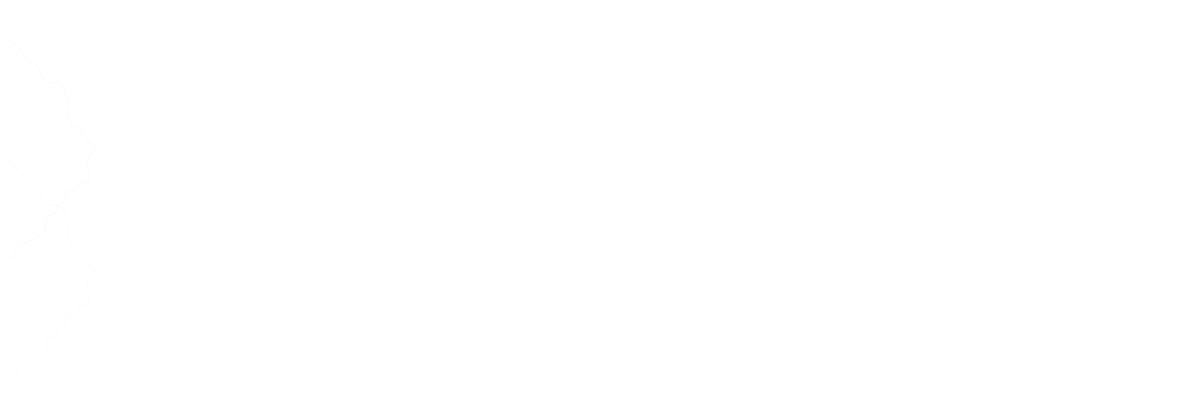
Frame 1 (no input)
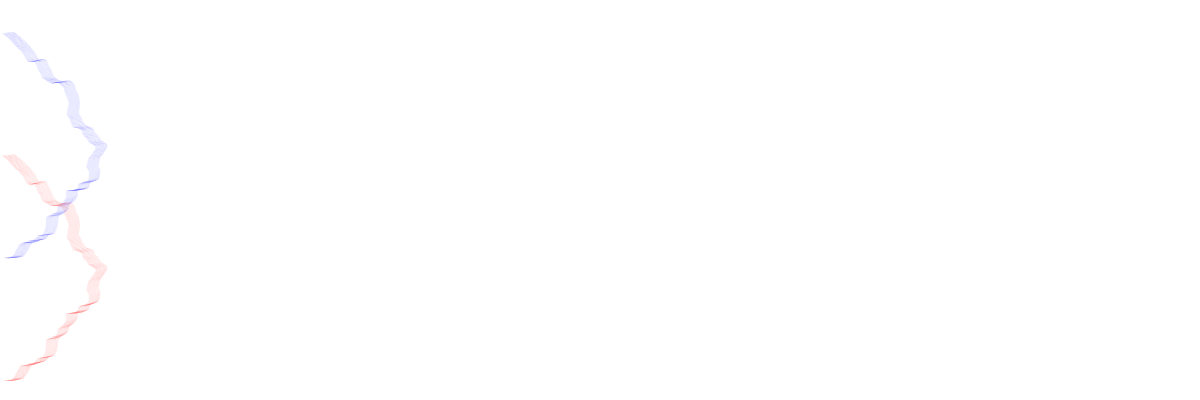
Frame 60 (the mouse pressed at the canvas centre just before this capture)
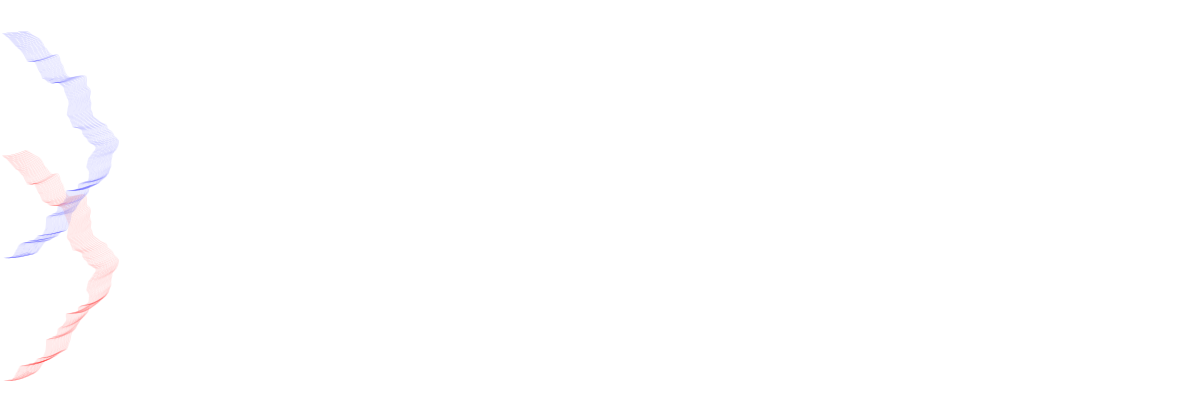
Frame 120 (the mouse held since frame 60 and released just before this capture)

The Processing sketch that drew these frames (run headless with seeded random() and noise(); from frame 60 on, the mouse is pressed at the canvas centre):

// Processing sketch: lineasNoise_00
// ── lineasNoise_00.pde
float x = 0;
float y = 0;
int L = 50;
void setup() {
  size(1200, 400);
  noiseSeed(10);
  background(255);
}

void draw() {
  //background(255);
  noFill();
  //stroke(0, 10);
  x += 0.2;
  y = noise(x*0.003, 0)*height;

  beginShape();
  stroke(255,0,0,4);
  for (int i = 0; i < 180; i++) {
    float dL = L + noise(i*0.03, x*0.003)*100;
    curveVertex(x + dL*cos(radians(i-90)), y + dL*sin(radians(i-90)));
  }
  endShape();
  //ellipse(x, noise(x*0.003,0)*height, 10, 10);
  //ellipse(x, noise(x*0.003,0.8)*height, 10, 10);

  beginShape();
  stroke(0,0,255,4);
  y = noise(x*0.003, 0,20)*height;

  for (int i = 0; i < 180; i++) {
    float dL = L + noise(i*0.03, x*0.003)*100;
    curveVertex(x + dL*cos(radians(i-90)), y + dL*sin(radians(i-90)));
  }
  endShape();
}
